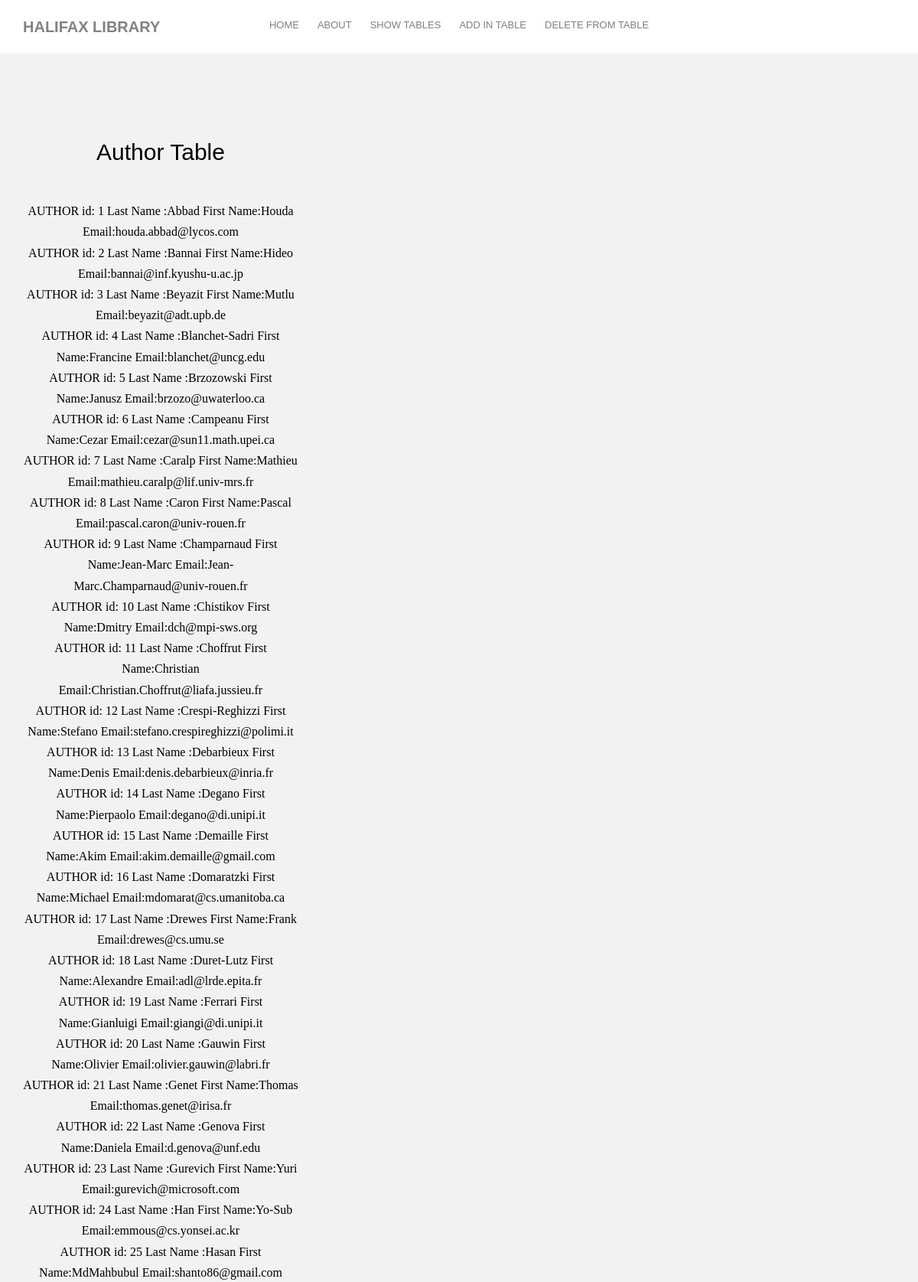
Screenshot of /dbfinal/showauthor.php (upper part) with the database file from the repository.
### tables this page shows
create table if not exists AUTHOR (
  _id INT not null auto_increment,
  lname varchar(30) not null,
  fname varchar(30),
  email varchar(50),
  primary key(_id)
);

### dbfinal/showauthor.php (the view, shortened to what this page needs)
<?php include "sub/header.php";?>
<div id="fh5co-services" class="fh5co-bg-section">
		<div class="container">
			<div class="row">
				<div class="col-md-4 col-sm-4 text-center" style="color:#000000">
					<h2>Author Table</h2>
<?php
$servername = "localhost";
$username = "root";
$password = "root";
$dbname = "u24";
	$conn = new mysqli($servername, $username, $password, $dbname);
		$sql = "Select * from AUTHOR limit 1000";
$result = $conn->query($sql);
if ($result->num_rows > 0) {
    while($row = $result->fetch_assoc()) {
        echo "<br>"."AUTHOR id: " . $row["_id"]. " Last Name :" . $row["lname"]. " First Name:" . $row["fname"]. " Email:" . $row["email"];
    }
} else {
    echo "0 results";
}
?>
				</div>
			</div>
		</div>
	</div>
<?php include "sub/footer.php";?>
</html>
</body>
</html>

### dbfinal/css/style.css (style rules this page uses)
body { font-family: "Playfair Display", serif; font-weight: 400; font-size: 16px; line-height: 1.7; color: #828282; background: #fff; }
h1, h2, h3, h4, h5, h6, figure { color: #000; font-family: "Montserrat", Arial, sans-serif; font-weight: 400; margin: 0 0 20px 0; }
.fh5co-bg-section { background: rgba(0, 0, 0, 0.05); }
#fh5co-services, #fh5co-started, #fh5co-testimonial, #fh5co-started, #fh5co-product, #fh5co-about, #fh5co-contact, #fh5co-footer { padding: 7em 0; clear: both; }

### rows the page displays
author: _id "1", lname "Abbad", fname "Houda", email "houda.abbad@lycos.com"
author: _id "2", lname "Bannai", fname "Hideo", email "bannai@inf.kyushu-u.ac.jp"
author: _id "3", lname "Beyazit", fname "Mutlu", email "beyazit@adt.upb.de"
author: _id "4", lname "Blanchet-Sadri", fname "Francine", email "blanchet@uncg.edu"
author: _id "5", lname "Brzozowski", fname "Janusz", email "brzozo@uwaterloo.ca"
author: _id "6", lname "Campeanu", fname "Cezar", email "cezar@sun11.math.upei.ca"
author: _id "7", lname "Caralp", fname "Mathieu", email "mathieu.caralp@lif.univ-mrs.fr"
author: _id "8", lname "Caron", fname "Pascal", email "pascal.caron@univ-rouen.fr"
author: _id "9", lname "Champarnaud", fname "Jean-Marc", email "Jean-Marc.Champarnaud@univ-rouen.fr"
author: _id "10", lname "Chistikov", fname "Dmitry", email "dch@mpi-sws.org"
author: _id "11", lname "Choffrut", fname "Christian", email "Christian.Choffrut@liafa.jussieu.fr"
author: _id "12", lname "Crespi-Reghizzi", fname "Stefano", email "stefano.crespireghizzi@polimi.it"
author: _id "13", lname "Debarbieux", fname "Denis", email "denis.debarbieux@inria.fr"
author: _id "14", lname "Degano", fname "Pierpaolo", email "degano@di.unipi.it"
author: _id "15", lname "Demaille", fname "Akim", email "akim.demaille@gmail.com"
author: _id "16", lname "Domaratzki", fname "Michael", email "mdomarat@cs.umanitoba.ca"
author: _id "17", lname "Drewes", fname "Frank", email "drewes@cs.umu.se"
author: _id "18", lname "Duret-Lutz", fname "Alexandre", email "adl@lrde.epita.fr"
author: _id "19", lname "Ferrari", fname "Gianluigi", email "giangi@di.unipi.it"
author: _id "20", lname "Gauwin", fname "Olivier", email "olivier.gauwin@labri.fr"
author: _id "21", lname "Genet", fname "Thomas", email "thomas.genet@irisa.fr"
author: _id "22", lname "Genova", fname "Daniela", email "d.genova@unf.edu"
author: _id "23", lname "Gurevich", fname "Yuri", email "gurevich@microsoft.com"
author: _id "24", lname "Han", fname "Yo-Sub", email "emmous@cs.yonsei.ac.kr"
author: _id "25", lname "Hasan", fname "MdMahbubul", email "shanto86@gmail.com"
